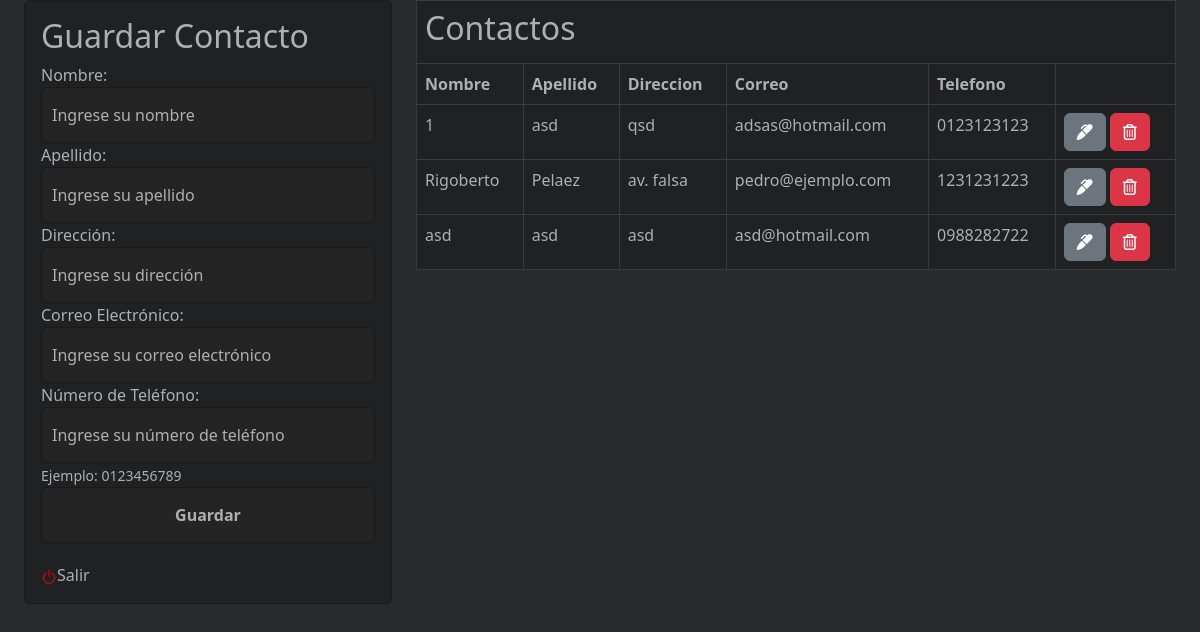
The page /php/inicio.php (signed in) on the database its author committed.
### tables this page shows
CREATE TABLE `contactos` (
  `id` int(11) NOT NULL,
  `nombre` varchar(50) NOT NULL,
  `apellido` varchar(50) NOT NULL,
  `direccion` varchar(100) DEFAULT NULL,
  `correo` varchar(100) NOT NULL,
  `telefono` varchar(20) NOT NULL
);

### php/inicio.php (the view, shortened to what this page needs)
<?php include("../db.php"); ?>
<?php include('../includes/header.php'); ?>
<link rel="stylesheet" href="../css/index.css">
<div class="bg-inner">
    <main class="container-fluid">
        <div class="row">
            <div class="col-lg-4 col-md-12">
                <div class="card card-body" style="background-color: #202122;">
                    <h2>Guardar Contacto</h2>
                    <form class="formulario" action="guardar_contacto.php" method="POST">
                        <div class="form-group">
                            <label for="nombre">Nombre:</label>
                            <input type="text" class="form-control" name="nombre" id="nombre"
                                placeholder="Ingrese su nombre" maxlength="50" required>
                        </div>
                        <div class="form-group">
                            <label for="apellido">Apellido:</label>
                            <input type="text" class="form-control" name="apellido" id="apellido"
                                placeholder="Ingrese su apellido" maxlength="50" required>
                        </div>
                        <div class="form-group">
                            <label for="direccion">Dirección:</label>
                            <input type="text" class="form-control" name="direccion" id="direccion"
                                placeholder="Ingrese su dirección" maxlength="100" required>
                        </div>
                        <div class="form-group">
                            <label for="correo">Correo Electrónico:</label>
                            <input type="email" class="form-control" name="correo" id="correo"
                                placeholder="Ingrese su correo electrónico" maxlength="100"
                                pattern="[a-zA-Z0-9._%+-]+@[a-zA-Z0-9.-]+\.[a-zA-Z]{2,}" required>
                        </div>
                        <div class="form-group">
                            <label for="telefono">Número de Teléfono:</label>
                            <input type="tel" class="form-control" name="telefono" id="telefono"
                                placeholder="Ingrese su número de teléfono" pattern="0[0-9]{9}" required>
                            <small>Ejemplo: 0123456789</small>
                        </div>
                        <button type="submit" class="btn btn-primary">Guardar</button>
                    </form>
                    <div style="margin-top: 20px">
                        <a href="logout.php" style="text-decoration:none;"><svg xmlns="http://www.w3.org/2000/svg"
                                width="16" height="16" fill="red" class="bi bi-door-closed" viewBox="0 0 16 16">
                                <path d="M7.5 1v7h1V1h-1z" style="padding-right:200px" />
                                <path
                                    d="M3 8.812a4.999 4.999 0 0 1 2.578-4.375l-.485-.874A6 6 0 1 0 11 3.616l-.501.865A5 5 0 1 1 3 8.812z" />
                            </svg>Salir</a>
                    </div>
                </div>
            </div>
            <div class="col-lg-8 col-md-12">
                <div class="table-responsive-xs">
                    <table class="table formulario table-bordered table-dark table-hover"
                        style="color: red !important; --bs-table-bg: #202122;--bs-table-color-state: var(--white)">
                        <thead>
                            <th colspan=6>
                                <h2>Contactos</h2>
                            </th>
                            <tr>
                                <th>Nombre</th>
                                <th>Apellido</th>
                                <th>Direccion</th>
                                <th>Correo</th>
                                <th>Telefono</th>
                                <th></th>
                            </tr>
                        </thead>
                        <tbody>
                            <?php
                            $query = "SELECT * FROM contactos";
                            $result_tasks = mysqli_query($conn, $query);
                            while ($row = mysqli_fetch_assoc($result_tasks)) { ?>
                                <tr>
                                    <td>
                                        <?php echo $row['nombre']; ?>
                                    </td>
                                    <td>
                                        <?php echo $row['apellido']; ?>
                                    </td>
                                    <td>
                                        <?php echo $row['direccion']; ?>
                                    </td>
                                    <td>
                                        <?php echo $row['correo']; ?>
                                    </td>
                                    <td>
                                        <?php echo $row['telefono']; ?>
                                    </td>
                                    <td>
                                        <a href="editar.php?id=<?php echo $row['id'] ?>" class="btn btn-secondary">
                                            <i class="fas fa-marker"></i>
                                        </a>
                                        <a href="borrar.php?id=<?php echo $row['id'] ?>" class="btn btn-danger">
                                            <i class="far fa-trash-alt"></i>
                                        </a>
                                    </td>
                                </tr>
                            <?php } ?>
                        </tbody>
                    </table>
                </div>
            </div>
    </main>
</div>
<?php include('../includes/footer.php'); ?>

### includes/header.php (shortened to what this page needs)
<!DOCTYPE html>
<html lang="en">
<head>
    <link href="https://cdn.jsdelivr.net/npm/bootstrap@5.3.0/dist/css/bootstrap.min.css" rel="stylesheet"
>
    <link rel="stylesheet" href="https://cdnjs.cloudflare.com/ajax/libs/font-awesome/6.4.0/css/all.min.css"
 />
</head>
<body>

### includes/footer.php (shortened to what this page needs)
</body>
</html>

### css/index.css (style rules this page uses)
:root { --white: #afafaf; --red: #e31b23; --bodyColor: #292a2b; --borderFormEls: hsl(0, 0%, 10%); --bgFormEls: hsl(0, 0%, 14%); --bgFormElsFocus: hsl(0, 7%, 20%); }
* { padding: 0; margin: 0; box-sizing: border-box; outline: none; }
a { color: inherit; }
input, select, textarea, button { font-family: inherit; font-size: 100%; }
button, label { cursor: pointer; }
.table-responsive-xs { overflow-x: auto; }
.form-control::placeholder { color: var(--white) !important; opacity: 1; }
body { background: var(--bodyColor); }
.container, .container-fluid { max-width: 1400px; margin: 0 auto; padding: 0 1.5rem; color: var(--white); height:100vh; }
.formulario select, .formulario input, .formulario textarea, .formulario button { width: 100%; line-height: 1.5; padding: 15px 10px; border: 1px solid var(--borderFormEls); color: var(--white); background: var(--bgFormEls); transition: background-color 0.3s cubic-bezier(0.57, 0.21, 0.69, 1.25), transform 0.3s cubic-bezier(0.57, 0.21, 0.69, 1.25); }
.formulario ::placeholder { color: inherit; opacity: 1; }
.formulario *:required, .formulario select { background-repeat: no-repeat; background-position: center right 12px; background-size: 15px 15px; }
.formulario *:required { background-image: url(https://s3-us-west-2.amazonaws.com/s.cdpn.io/162656/asterisk.svg); }
.formulario button { font-weight: bold; }

### rows shown on the page
contactos: nombre "1", apellido "asd", direccion "qsd", correo "adsas@hotmail.com", telefono "0123123123"
contactos: nombre "Rigoberto", apellido "Pelaez", direccion "av. falsa", correo "pedro@ejemplo.com", telefono "1231231223"
contactos: nombre "asd", apellido "asd", direccion "asd", correo "asd@hotmail.com", telefono "0988282722"
